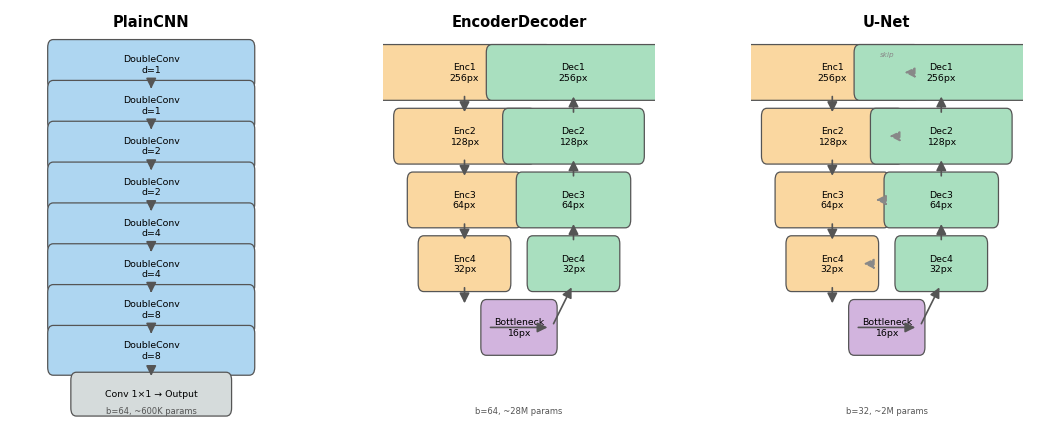

Write the Python code that produced this figure.
import matplotlib
matplotlib.use("Agg")
import matplotlib.pyplot as plt
import matplotlib.patches as mpatches

fig, axes = plt.subplots(1, 3, figsize=(7, 3.2))
fig.subplots_adjust(wspace=0.35, left=0.02, right=0.98, top=0.88, bottom=0.05)


def draw_block(ax, x, y, w, h, label, color, fontsize=5):
    rect = mpatches.FancyBboxPatch(
        (x - w / 2, y - h / 2), w, h,
        boxstyle="round,pad=0.02", linewidth=0.6,
        edgecolor="#555555", facecolor=color,
    )
    ax.add_patch(rect)
    ax.text(x, y, label, ha="center", va="center", fontsize=fontsize)


def draw_arrow(ax, x1, y1, x2, y2, dashed=False, color="#555555"):
    ax.annotate(
        "", xy=(x2, y2), xytext=(x1, y1),
        arrowprops=dict(arrowstyle="-|>", color=color, lw=0.8,
                        linestyle="dashed" if dashed else "solid"),
    )


# ---- Panel 1: PlainCNN ----
ax = axes[0]
ax.set_xlim(0, 1)
ax.set_ylim(0, 1)
ax.axis("off")
ax.set_title("PlainCNN", fontsize=7, fontweight="bold", pad=3)

BLUE = "#AED6F1"
DILS = [1, 1, 2, 2, 4, 4, 8, 8]
n = len(DILS)
ys = [0.92 - i * (0.82 / n) for i in range(n)]
for i, (y, d) in enumerate(zip(ys, DILS)):
    draw_block(ax, 0.5, y, 0.72, 0.085, f"DoubleConv\nd={d}", BLUE, fontsize=4.5)
    if i < n - 1:
        draw_arrow(ax, 0.5, y - 0.042, 0.5, ys[i + 1] + 0.042)
out_y = ys[-1] - 0.11
draw_block(ax, 0.5, out_y, 0.55, 0.07, "Conv 1×1 → Output", "#D5DBDB", fontsize=4.5)
draw_arrow(ax, 0.5, ys[-1] - 0.042, 0.5, out_y + 0.035)
ax.text(0.5, 0.045, "b=64, ~600K params", ha="center", fontsize=4, color="#555555")

# ---- Panel 2: EncoderDecoder ----
ax = axes[1]
ax.set_xlim(0, 1)
ax.set_ylim(0, 1)
ax.axis("off")
ax.set_title("EncoderDecoder", fontsize=7, fontweight="bold", pad=3)

ORANGE = "#FAD7A0"
GREEN = "#A9DFBF"
enc_labels = ["Enc1\n256px", "Enc2\n128px", "Enc3\n64px", "Enc4\n32px"]
enc_ys = [0.90, 0.74, 0.58, 0.42]
enc_ws = [0.60, 0.48, 0.38, 0.30]
dec_labels = ["Dec4\n32px", "Dec3\n64px", "Dec2\n128px", "Dec1\n256px"]
dec_ys = [0.42, 0.58, 0.74, 0.90]
dec_ws = enc_ws[::-1]

for i, (y, w, lbl) in enumerate(zip(enc_ys, enc_ws, enc_labels)):
    draw_block(ax, 0.3, y, w, 0.10, lbl, ORANGE, fontsize=4.5)
    if i < len(enc_ys) - 1:
        draw_arrow(ax, 0.3, y - 0.05, 0.3, enc_ys[i + 1] + 0.05)

bot_y = 0.26
draw_block(ax, 0.5, bot_y, 0.24, 0.10, "Bottleneck\n16px", "#D2B4DE", fontsize=4.5)
draw_arrow(ax, 0.3, enc_ys[-1] - 0.05, 0.3, bot_y + 0.05)
draw_arrow(ax, 0.38, bot_y, 0.62, bot_y)

for i, (y, w, lbl) in enumerate(zip(dec_ys, dec_ws, dec_labels)):
    draw_block(ax, 0.7, y, w, 0.10, lbl, GREEN, fontsize=4.5)
    if i < len(dec_ys) - 1:
        draw_arrow(ax, 0.7, dec_ys[i] + 0.05, 0.7, dec_ys[i + 1] - 0.05)

draw_arrow(ax, 0.62, bot_y, 0.7, dec_ys[0] - 0.05)
ax.text(0.5, 0.045, "b=64, ~28M params", ha="center", fontsize=4, color="#555555")

# ---- Panel 3: U-Net ----
ax = axes[2]
ax.set_xlim(0, 1)
ax.set_ylim(0, 1)
ax.axis("off")
ax.set_title("U-Net", fontsize=7, fontweight="bold", pad=3)

for i, (y, w, lbl) in enumerate(zip(enc_ys, enc_ws, enc_labels)):
    draw_block(ax, 0.3, y, w, 0.10, lbl, ORANGE, fontsize=4.5)
    if i < len(enc_ys) - 1:
        draw_arrow(ax, 0.3, y - 0.05, 0.3, enc_ys[i + 1] + 0.05)

draw_block(ax, 0.5, bot_y, 0.24, 0.10, "Bottleneck\n16px", "#D2B4DE", fontsize=4.5)
draw_arrow(ax, 0.3, enc_ys[-1] - 0.05, 0.3, bot_y + 0.05)
draw_arrow(ax, 0.38, bot_y, 0.62, bot_y)

for i, (y, w, lbl) in enumerate(zip(dec_ys, dec_ws, dec_labels)):
    draw_block(ax, 0.7, y, w, 0.10, lbl, GREEN, fontsize=4.5)
    if i < len(dec_ys) - 1:
        draw_arrow(ax, 0.7, dec_ys[i] + 0.05, 0.7, dec_ys[i + 1] - 0.05)

draw_arrow(ax, 0.62, bot_y, 0.7, dec_ys[0] - 0.05)

# Skip connection dashed arrows
skip_labeled = False
for ey, dw in zip(enc_ys, dec_ws):
    draw_arrow(ax, 0.3 + enc_ws[enc_ys.index(ey)] / 2, ey,
               0.7 - dw / 2, ey, dashed=True, color="#888888")
    if not skip_labeled:
        ax.text(0.50, ey + 0.04, "skip", ha="center", fontsize=3.5,
                color="#888888", style="italic")
        skip_labeled = True

ax.text(0.5, 0.045, "b=32, ~2M params", ha="center", fontsize=4, color="#555555")

plt.savefig("arch_diagram.pdf", bbox_inches="tight", dpi=150)
plt.savefig("arch_diagram.png", bbox_inches="tight", dpi=150)
print("Saved arch_diagram.pdf and arch_diagram.png")
